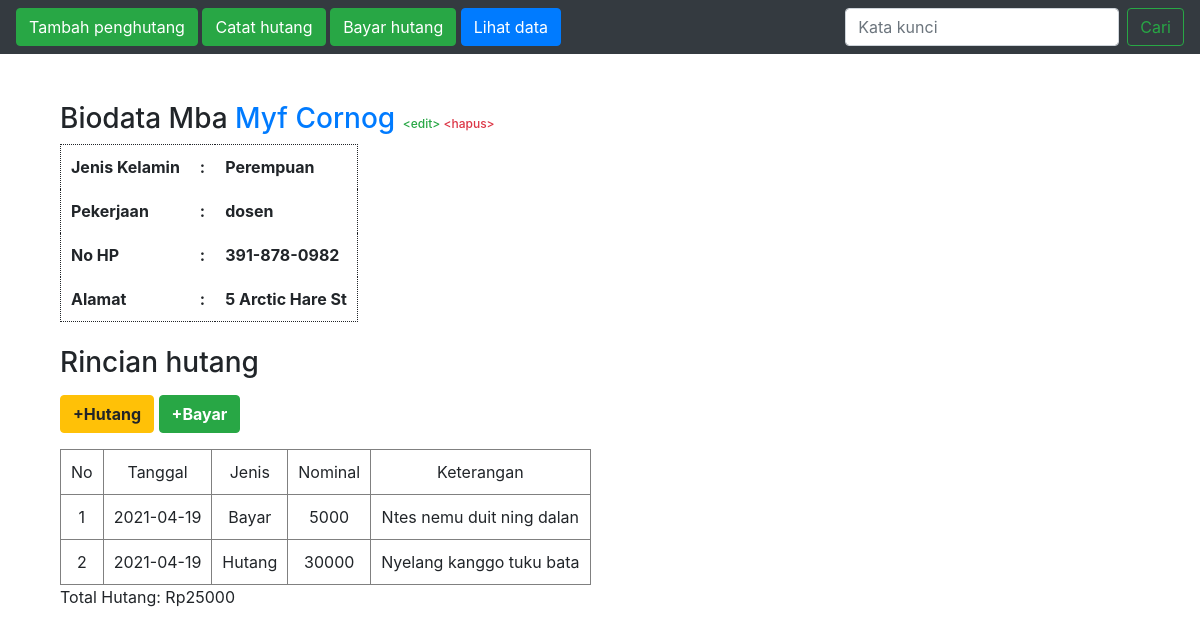
The app's page /index.php?id_lihat=3 with its own data.
### tables this page shows
CREATE TABLE IF NOT EXISTS `penghutang` (
  `id` INT NOT NULL AUTO_INCREMENT COMMENT '',
  `nama` VARCHAR(100) NOT NULL COMMENT '',
  `jk` ENUM('l', 'p') NOT NULL COMMENT '',
  `pekerjaan` VARCHAR(100) NULL COMMENT '',
  `no_hp` VARCHAR(13) NULL COMMENT '',
  `alamat` VARCHAR(225) NULL COMMENT '',
  PRIMARY KEY (`id`)  COMMENT '');

CREATE TABLE IF NOT EXISTS `bayar` (
  `id` INT NOT NULL AUTO_INCREMENT COMMENT '',
  `nominal` INT NOT NULL COMMENT '',
  `tanggal` DATE NOT NULL COMMENT '',
  `ket` VARCHAR(225) NULL COMMENT '',
  `id_penghutang` INT NOT NULL COMMENT '',
  PRIMARY KEY (`id`, `id_penghutang`)  COMMENT '',
  INDEX `fk_bayar_penghutang1_idx` (`id_penghutang` ASC)  COMMENT '',
  CONSTRAINT `fk_bayar_penghutang1`
    FOREIGN KEY (`id_penghutang`)
    REFERENCES `penghutang` (`id`)
    ON DELETE CASCADE
    ON UPDATE CASCADE);

CREATE TABLE IF NOT EXISTS `hutang` (
  `id` INT NOT NULL AUTO_INCREMENT COMMENT '',
  `nominal` INT NOT NULL COMMENT '',
  `tanggal` DATE NOT NULL COMMENT '',
  `ket` VARCHAR(225) NULL COMMENT '',
  `id_penghutang` INT NOT NULL COMMENT '',
  PRIMARY KEY (`id`, `id_penghutang`)  COMMENT '',
  INDEX `fk_hutang_id_penghutangx` (`id_penghutang` ASC)  COMMENT '',
  CONSTRAINT `fk_hutang_penghutang`
    FOREIGN KEY (`id_penghutang`)
    REFERENCES `penghutang` (`id`)
    ON DELETE CASCADE
    ON UPDATE CASCADE);

### conf.php (called while the page is built)
<?php
$db_host = "localhost";
$db_user = "root";
$db_password = "";
$db_name = "db_bukuhutang";
 ?>

### includes/Penghutang.class.php (called while the page is built, shortened)
<?php
class Penghutang extends DB{
	function getPenghutang($id = '', $key = ''){
		$query = "SELECT * FROM `penghutang`";
		if ($id!='') $query .= " WHERE `id` = ".$id;
		return $this->execute($query);
	}
}
?>

### includes/DB.class.php (called while the page is built, shortened)
<?php
class DB{
	var $db_host = '';
	var $db_user = '';
	var $db_password = '';
	var $db_name = '';
	var $db_link = '';
	var $result = 0;
	function DB($db_host='', $db_user='', $db_password='', $db_name=''){
		$this->db_host = $db_host;
		$this->db_user = $db_user;
		$this->db_password = $db_password;
		$this->db_name = $db_name;
	}
	function open(){
		$this->db_link = mysqli_connect($this->db_host, $this->db_user, $this->db_password, $this->db_name);
	}
	function execute($query=""){
		$this->result = mysqli_query($this->db_link, $query);
		return $this->result;
	}
	function getResult(){
		return mysqli_fetch_assoc($this->result);
	}
}
 ?>

### includes/Record.class.php (called while the page is built, shortened)
<?php
class Record extends DB{
	var $jenis = "";
	function Record($jenis, $db_host = '', $db_user = '', $db_password = '', $db_name = ''){
		$this->jenis = $jenis;
	}
	function getRecord($id = ''){
		$query = "SELECT * FROM " . $this->jenis;
		if($id != '') $query .= " WHERE id_penghutang = " . $id;
		return $this->execute($query);
	}
}
?>

### index.php (the view, shortened to what this page needs)
<?php
include("conf.php");
include("includes/DB.class.php");
include("includes/Penghutang.class.php");
include("includes/Record.class.php");
$oPenghutang = new Penghutang($db_host, $db_user, $db_password, $db_name);
$oHutang = new Record("hutang", $db_host, $db_user, $db_password, $db_name);
$oBayar = new Record("bayar", $db_host, $db_user, $db_password, $db_name);
$oPenghutang->open();
$oHutang->open();
$oBayar->open();
$data = null;
if(isset($_GET['id_lihat'])){
	if ($oPenghutang->getPenghutang($_GET['id_lihat'])){
		$bio = $oPenghutang->getResult();
		$data .= "<h3>Biodata ".($bio['jk']=='l' ? 'Mas' : 'Mba')." <span class='text-primary'>{$bio['nama']}</span> <span style='font-size: 12px'><a href='index.php?id_edit={$_GET['id_lihat']}' class='text-success'>&lt;edit&gt;</a> <a href='index.php?id_hapus={$_GET['id_lihat']}' class='text-danger'>&lt;hapus&gt;</a></span></h3>
				  <table style='border: 1px dotted'>
					<tr>
						<th>Jenis Kelamin</th>
						<th> : </th>
						<th>".($bio['jk']=='l' ? 'Laki-laki' : 'Perempuan')."</th>
					</tr>
					<tr>
						<th>Pekerjaan</th>
						<th> : </th>
						<th>{$bio['pekerjaan']}</th>
					</tr>
					<tr>
						<th>No HP</th>
						<th> : </th>
						<th>{$bio['no_hp']}</th>
					</tr>
					<tr>
						<th>Alamat</th>
						<th> : </th>
						<th>{$bio['alamat']}</th>
					</tr>
				  </table><br>";
		$gabung = array();
		if($oHutang->getRecord($_GET['id_lihat'])){
			while($result = $oHutang->getResult()){
				$result["jenis"] = "Hutang";
				array_push($gabung, $result);
			}
		}
		if($oBayar->getRecord($_GET['id_lihat'])){
			while($result = $oBayar->getResult()){
				$result["jenis"] = "Bayar";
				array_push($gabung, $result);
			}
		}
		if(empty($gabung)) $data .= "<h3>Tidak memiliki data hutang</h3>";
		else{
			$tanggal = array();
			foreach($gabung as $key => $row){
				$tanggal[$key] = $row['tanggal'];
			}
			array_multisort($tanggal, SORT_ASC, $gabung);
			$data .= "<h3>Rincian hutang</h3>
					<p><form action='index.php' method='POST' style='margin-top: 5px'>
					  <input name='id' value={$_GET['id_lihat']} hidden />
					  <button type='submit' name='catat' value='hutang' class='btn btn-warning' style='font-weight: bold;'>+Hutang</button>
					  <button type='submit' name='catat' value='bayar' class='btn btn-success' style='font-weight: bold;'>+Bayar</button>
					</form></p>
					<table align='left' border='1' style='text-align: center;'>
					  <tr>
						<td>No</td>
						<td>Tanggal</td>
						<td>Jenis</td>
						<td>Nominal</td>
						<td>Keterangan</td>
					  </tr>";
			$no = 1;
			$totalHutang = 0;
			foreach($gabung as $val){
				$data .= "<tr><td>" . $no . "</td>
							<td>".$val['tanggal']."</td>
							<td>".$val['jenis']."</td>
							<td>".$val['nominal']."</td>
							<td>".$val['ket']."</td></tr>";
				$totalHutang += ($val['jenis']=='Hutang' ? $val['nominal']:(- $val['nominal']));
				$no++;
			}
			$data .= "</table><br>Total Hutang: Rp{$totalHutang}";
		}
	}
}
?>

### records on screen
penghutang: nama "Myf Cornog", pekerjaan "dosen", no_hp "391-878-0982", alamat "5 Arctic Hare St"
bayar: tanggal "2021-04-19", jenis "Bayar", nominal "5000", ket "Ntes nemu duit ning dalan"
hutang: tanggal "2021-04-19", jenis "Hutang", nominal "30000", ket "Nyelang kanggo tuku bata"

### other values on screen
$totalHutang "25000"
